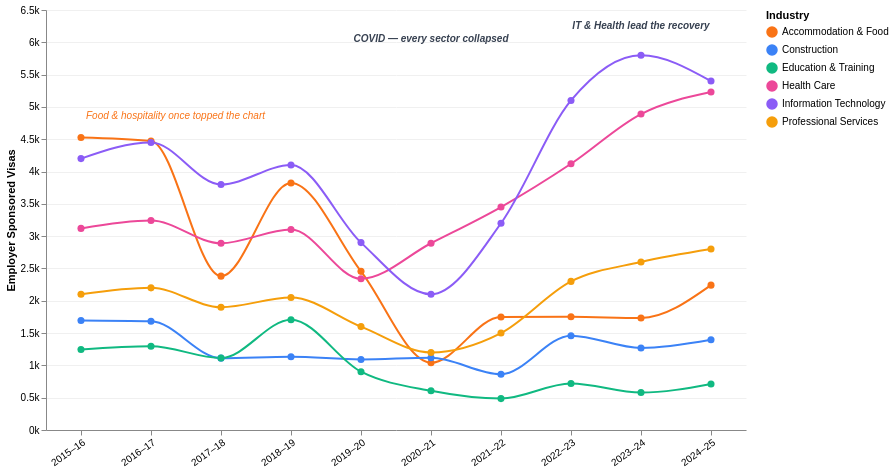

The Vega-Lite source for this figure:
### Vega-Lite specification from a JSON file in a GitHub repository (floating-point values rounded to 4 significant figures)
{"$schema": "https://vega.github.io/schema/vega-lite/v5.json", "width": 700, "height": 420, "background": "#ffffff", "config": {"view": {"stroke": null}}, "layer": [{"data": {"values": [{"industry": "Accommodation & Food", "year": "2015–16", "visas": 4528}, {"industry": "Accommodation & Food", "year": "2016–17", "visas": 4473}, {"industry": "Accommodation & Food", "year": "2017–18", "visas": 2381}, {"industry": "Accommodation & Food", "year": "2018–19", "visas": 3824}, {"industry": "Accommodation & Food", "year": "2019–20", "visas": 2455}, {"industry": "Accommodation & Food", "year": "2020–21", "visas": 1041}, {"industry": "Accommodation & Food", "year": "2021–22", "visas": 1749}, {"industry": "Accommodation & Food", "year": "2022–23", "visas": 1752}, {"industry": "Accommodation & Food", "year": "2023–24", "visas": 1734}, {"industry": "Accommodation & Food", "year": "2024–25", "visas": 2242}, {"industry": "Construction", "year": "2015–16", "visas": 1696}, {"industry": "Construction", "year": "2016–17", "visas": 1683}, {"industry": "Construction", "year": "2017–18", "visas": 1112}, {"industry": "Construction", "year": "2018–19", "visas": 1135}, {"industry": "Construction", "year": "2019–20", "visas": 1092}, {"industry": "Construction", "year": "2020–21", "visas": 1119}, {"industry": "Construction", "year": "2021–22", "visas": 864}, {"industry": "Construction", "year": "2022–23", "visas": 1460}, {"industry": "Construction", "year": "2023–24", "visas": 1269}, {"industry": "Construction", "year": "2024–25", "visas": 1396}, {"industry": "Education & Training", "year": "2015–16", "visas": 1245}, {"industry": "Education & Training", "year": "2016–17", "visas": 1296}, {"industry": "Education & Training", "year": "2017–18", "visas": 1114}, {"industry": "Education & Training", "year": "2018–19", "visas": 1706}, {"industry": "Education & Training", "year": "2019–20", "visas": 902}, {"industry": "Education & Training", "year": "2020–21", "visas": 607}, {"industry": "Education & Training", "year": "2021–22", "visas": 486}, {"industry": "Education & Training", "year": "2022–23", "visas": 719}, {"industry": "Education & Training", "year": "2023–24", "visas": 579}, {"industry": "Education & Training", "year": "2024–25", "visas": 713}, {"industry": "Health Care", "year": "2015–16", "visas": 3120}, {"industry": "Health Care", "year": "2016–17", "visas": 3241}, {"industry": "Health Care", "year": "2017–18", "visas": 2890}, {"industry": "Health Care", "year": "2018–19", "visas": 3102}, {"industry": "Health Care", "year": "2019–20", "visas": 2340}, {"industry": "Health Care", "year": "2020–21", "visas": 2890}, {"industry": "Health Care", "year": "2021–22", "visas": 3450}, {"industry": "Health Care", "year": "2022–23", "visas": 4120}, {"industry": "Health Care", "year": "2023–24", "visas": 4890}, {"industry": "Health Care", "year": "2024–25", "visas": 5230}, {"industry": "Information Technology", "year": "2015–16", "visas": 4200}, {"industry": "Information Technology", "year": "2016–17", "visas": 4450}, {"industry": "Information Technology", "year": "2017–18", "visas": 3800}, {"industry": "Information Technology", "year": "2018–19", "visas": 4100}, {"industry": "Information Technology", "year": "2019–20", "visas": 2900}, {"industry": "Information Technology", "year": "2020–21", "visas": 2100}, {"industry": "Information Technology", "year": "2021–22", "visas": 3200}, {"industry": "Information Technology", "year": "2022–23", "visas": 5100}, {"industry": "Information Technology", "year": "2023–24", "visas": 5800}, {"industry": "Information Technology", "year": "2024–25", "visas": 5400}, {"industry": "Professional Services", "year": "2015–16", "visas": 2100}, {"industry": "Professional Services", "year": "2016–17", "visas": 2200}, {"industry": "Professional Services", "year": "2017–18", "visas": 1900}, {"industry": "Professional Services", "year": "2018–19", "visas": 2050}, {"industry": "Professional Services", "year": "2019–20", "visas": 1600}, {"industry": "Professional Services", "year": "2020–21", "visas": 1200}, {"industry": "Professional Services", "year": "2021–22", "visas": 1500}, {"industry": "Professional Services", "year": "2022–23", "visas": 2300}, {"industry": "Professional Services", "year": "2023–24", "visas": 2600}, {"industry": "Professional Services", "year": "2024–25", "visas": 2800}]}, "mark": {"type": "line", "point": {"filled": true, "size": 50}, "strokeWidth": 2, "interpolate": "monotone"}, "encoding": {"x": {"field": "year", "type": "ordinal", "axis": {"labelAngle": -35, "title": null, "labelFontSize": 10}}, "y": {"field": "visas", "type": "quantitative", "axis": {"title": "Employer Sponsored Visas", "labelExpr": "(datum.value/1000) + 'k'", "gridColor": "#f0f0f0"}}, "color": {"field": "industry", "type": "nominal", "scale": {"domain": ["Accommodation & Food", "Construction", "Education & Training", "Health Care", "Information Technology", "Professional Services"], "range": ["#f97316", "#3b82f6", "#10b981", "#ec4899", "#8b5cf6", "#f59e0b"]}, "legend": {"title": "Industry", "orient": "right", "offset": 20}}, "tooltip": [{"field": "industry", "title": "Industry"}, {"field": "year", "title": "Year"}, {"field": "visas", "title": "Visas Granted", "format": ","}]}}, {"data": {"values": [{"year": "2020–21", "visas": 5900, "label": "COVID — every sector collapsed"}]}, "mark": {"type": "text", "fontSize": 10, "fontWeight": "bold", "fontStyle": "italic", "align": "center", "dy": -10, "color": "#374151"}, "encoding": {"x": {"field": "year", "type": "ordinal"}, "y": {"field": "visas", "type": "quantitative"}, "text": {"field": "label"}}}, {"data": {"values": [{"year": "2023–24", "visas": 6100, "label": "IT & Health lead the recovery"}]}, "mark": {"type": "text", "fontSize": 10, "fontWeight": "bold", "fontStyle": "italic", "align": "center", "dy": -10, "color": "#374151"}, "encoding": {"x": {"field": "year", "type": "ordinal"}, "y": {"field": "visas", "type": "quantitative"}, "text": {"field": "label"}}}, {"data": {"values": [{"year": "2015–16", "visas": 4700, "label": "Food & hospitality once topped the chart"}]}, "mark": {"type": "text", "fontSize": 10, "fontStyle": "italic", "align": "left", "dx": 5, "dy": -10, "color": "#f97316"}, "encoding": {"x": {"field": "year", "type": "ordinal"}, "y": {"field": "visas", "type": "quantitative"}, "text": {"field": "label"}}}]}
